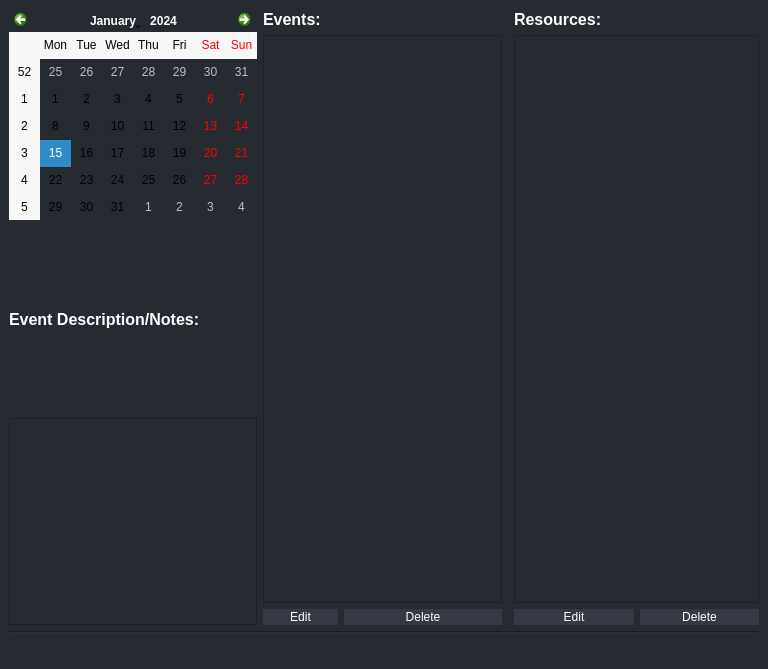
<?xml version="1.0" encoding="UTF-8"?>
<ui version="4.0">
 <class>MainWindow</class>
 <widget class="QMainWindow" name="MainWindow">
  <property name="geometry">
   <rect>
    <x>0</x>
    <y>0</y>
    <width>768</width>
    <height>669</height>
   </rect>
  </property>
  <property name="windowTitle">
   <string>MainWindow</string>
  </property>
  <property name="styleSheet">
   <string notr="true">background-color: rgb(38, 43, 50);</string>
  </property>
  <widget class="QWidget" name="centralwidget">
   <layout class="QGridLayout" name="gridLayout">
    <item row="1" column="6" rowspan="3" colspan="2">
     <widget class="QListWidget" name="resource"/>
    </item>
    <item row="2" column="0" colspan="2">
     <widget class="QLabel" name="event_des_label">
      <property name="font">
       <font>
        <pointsize>12</pointsize>
        <weight>75</weight>
        <bold>true</bold>
       </font>
      </property>
      <property name="styleSheet">
       <string notr="true">color: rgb(255, 255, 255);</string>
      </property>
      <property name="text">
       <string>Event Description/Notes:</string>
      </property>
     </widget>
    </item>
    <item row="3" column="0" rowspan="2" colspan="2">
     <widget class="QTextEdit" name="event_description">
      <property name="readOnly">
       <bool>true</bool>
      </property>
     </widget>
    </item>
    <item row="4" column="2">
     <widget class="QPushButton" name="edit_event_btn">
      <property name="cursor">
       <cursorShape>PointingHandCursor</cursorShape>
      </property>
      <property name="styleSheet">
       <string notr="true">color: rgb(255, 255, 255);
background-color: rgb(54, 57, 67);
border: 1px solid rgb(54, 57, 67);
border-radius: 10px;</string>
      </property>
      <property name="text">
       <string>Edit</string>
      </property>
     </widget>
    </item>
    <item row="0" column="6">
     <widget class="QLabel" name="resource_label">
      <property name="font">
       <font>
        <pointsize>12</pointsize>
        <weight>75</weight>
        <bold>true</bold>
       </font>
      </property>
      <property name="styleSheet">
       <string notr="true">color: rgb(255, 255, 255);</string>
      </property>
      <property name="text">
       <string>Resources:</string>
      </property>
     </widget>
    </item>
    <item row="4" column="3" colspan="2">
     <widget class="QPushButton" name="dlt_event_btn">
      <property name="cursor">
       <cursorShape>PointingHandCursor</cursorShape>
      </property>
      <property name="styleSheet">
       <string notr="true">color: rgb(255, 255, 255);
background-color: rgb(54, 57, 67);
border: 1px solid rgb(54, 57, 67);
border-radius: 10px;</string>
      </property>
      <property name="text">
       <string>Delete</string>
      </property>
     </widget>
    </item>
    <item row="0" column="2">
     <widget class="QLabel" name="event_label">
      <property name="font">
       <font>
        <pointsize>12</pointsize>
        <weight>75</weight>
        <bold>true</bold>
       </font>
      </property>
      <property name="styleSheet">
       <string notr="true">color: rgb(255, 255, 255);</string>
      </property>
      <property name="text">
       <string>Events:</string>
      </property>
     </widget>
    </item>
    <item row="4" column="6">
     <widget class="QPushButton" name="edit_resource_btn">
      <property name="cursor">
       <cursorShape>PointingHandCursor</cursorShape>
      </property>
      <property name="styleSheet">
       <string notr="true">color: rgb(255, 255, 255);
background-color: rgb(54, 57, 67);
border: 1px solid rgb(54, 57, 67);
border-radius: 10px;</string>
      </property>
      <property name="text">
       <string>Edit</string>
      </property>
     </widget>
    </item>
    <item row="1" column="2" rowspan="3" colspan="3">
     <widget class="QListWidget" name="event_list"/>
    </item>
    <item row="0" column="4" colspan="2">
     <spacer name="horizontalSpacer_4">
      <property name="orientation">
       <enum>Qt::Horizontal</enum>
      </property>
      <property name="sizeHint" stdset="0">
       <size>
        <width>66</width>
        <height>20</height>
       </size>
      </property>
     </spacer>
    </item>
    <item row="0" column="0" rowspan="2" colspan="2">
     <widget class="QCalendarWidget" name="calendar">
      <property name="styleSheet">
       <string notr="true"/>
      </property>
     </widget>
    </item>
    <item row="0" column="7">
     <widget class="QPushButton" name="add_resource_btn">
      <property name="cursor">
       <cursorShape>PointingHandCursor</cursorShape>
      </property>
      <property name="styleSheet">
       <string notr="true">background: #262b32;
border: none;</string>
      </property>
      <property name="text">
       <string/>
      </property>
      <property name="icon">
       <iconset resource="icons.qrc">
        <normaloff>:/newPrefix/plus.png</normaloff>:/newPrefix/plus.png</iconset>
      </property>
      <property name="iconSize">
       <size>
        <width>30</width>
        <height>30</height>
       </size>
      </property>
     </widget>
    </item>
    <item row="0" column="3">
     <widget class="QPushButton" name="add_event_btn">
      <property name="cursor">
       <cursorShape>PointingHandCursor</cursorShape>
      </property>
      <property name="styleSheet">
       <string notr="true">background: #262b32;
border: none;</string>
      </property>
      <property name="text">
       <string/>
      </property>
      <property name="icon">
       <iconset resource="icons.qrc">
        <normaloff>:/newPrefix/plus.png</normaloff>:/newPrefix/plus.png</iconset>
      </property>
      <property name="iconSize">
       <size>
        <width>30</width>
        <height>30</height>
       </size>
      </property>
     </widget>
    </item>
    <item row="5" column="0" colspan="8">
     <widget class="Line" name="line">
      <property name="orientation">
       <enum>Qt::Horizontal</enum>
      </property>
     </widget>
    </item>
    <item row="6" column="0">
     <widget class="QPushButton" name="setting_btn">
      <property name="cursor">
       <cursorShape>PointingHandCursor</cursorShape>
      </property>
      <property name="styleSheet">
       <string notr="true">border: none;</string>
      </property>
      <property name="text">
       <string/>
      </property>
      <property name="icon">
       <iconset resource="icons.qrc">
        <normaloff>:/newPrefix/settings.png</normaloff>:/newPrefix/settings.png</iconset>
      </property>
      <property name="iconSize">
       <size>
        <width>30</width>
        <height>30</height>
       </size>
      </property>
     </widget>
    </item>
    <item row="6" column="1" colspan="7">
     <spacer name="horizontalSpacer">
      <property name="orientation">
       <enum>Qt::Horizontal</enum>
      </property>
      <property name="sizeHint" stdset="0">
       <size>
        <width>588</width>
        <height>20</height>
       </size>
      </property>
     </spacer>
    </item>
    <item row="4" column="7">
     <widget class="QPushButton" name="dlt_resource_btn">
      <property name="cursor">
       <cursorShape>PointingHandCursor</cursorShape>
      </property>
      <property name="styleSheet">
       <string notr="true">color: rgb(255, 255, 255);
background-color: rgb(54, 57, 67);
border: 1px solid rgb(54, 57, 67);
border-radius: 10px;</string>
      </property>
      <property name="text">
       <string>Delete</string>
      </property>
     </widget>
    </item>
   </layout>
  </widget>
 </widget>
 <resources>
  <include location="icons.qrc"/>
 </resources>
 <connections/>
</ui>
